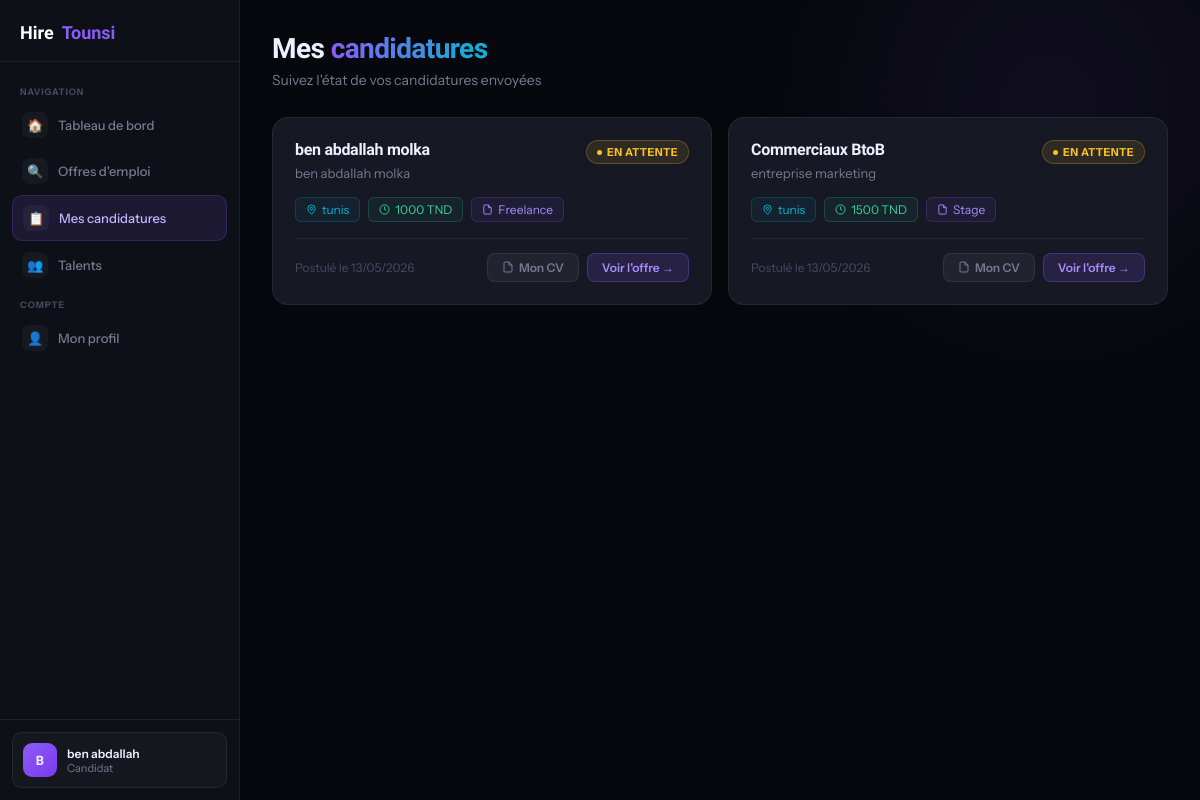
The page /mes_candidatures.php (signed in) on the database its author committed.
### tables this page shows
CREATE TABLE `users` (
  `id` int(11) NOT NULL,
  `name` varchar(100) NOT NULL,
  `email` varchar(150) NOT NULL,
  `password` varchar(255) NOT NULL,
  `created_at` timestamp NOT NULL DEFAULT current_timestamp(),
  `phone` varchar(20) DEFAULT NULL,
  `bio` text DEFAULT NULL,
  `skills` text DEFAULT NULL,
  `cv_path` varchar(255) DEFAULT NULL,
  `avatar_path` varchar(255) DEFAULT NULL,
  `job_title` varchar(100) DEFAULT NULL,
  `role` enum('candidat','recruteur','both','admin') DEFAULT 'candidat',
  `is_recruiter` tinyint(1) DEFAULT 0,
  `profile_photo` varchar(255) DEFAULT NULL,
  `cv` varchar(255) DEFAULT NULL,
  `last_active` timestamp NULL DEFAULT NULL
);

CREATE TABLE `applications` (
  `id` int(11) NOT NULL,
  `user_id` int(11) NOT NULL,
  `job_id` int(11) NOT NULL,
  `cv` varchar(255) DEFAULT NULL,
  `cover_letter` text DEFAULT NULL,
  `has_experience` tinyint(1) DEFAULT 0,
  `experience_years` varchar(20) DEFAULT NULL,
  `availability` varchar(100) DEFAULT NULL,
  `status` varchar(20) DEFAULT 'pending',
  `created_at` timestamp NOT NULL DEFAULT current_timestamp()
);

CREATE TABLE `jobs` (
  `id` int(11) NOT NULL,
  `title` varchar(255) DEFAULT NULL,
  `company` varchar(255) DEFAULT NULL,
  `salary` varchar(100) DEFAULT NULL,
  `salary_max` varchar(100) DEFAULT NULL,
  `city` varchar(100) DEFAULT NULL,
  `description` text DEFAULT NULL,
  `created_at` timestamp NOT NULL DEFAULT current_timestamp(),
  `status` varchar(20) DEFAULT 'pending',
  `user_id` int(11) DEFAULT NULL,
  `contract_type` varchar(50) DEFAULT NULL,
  `category` varchar(100) DEFAULT NULL,
  `experience_level` varchar(100) DEFAULT NULL,
  `recruiter_type` varchar(50) DEFAULT NULL,
  `external_apply` tinyint(1) DEFAULT 0,
  `external_url` text DEFAULT NULL,
  `questions` longtext DEFAULT NULL,
  `company_id` int(11) DEFAULT NULL
);

### mes_candidatures.php (the view, shortened to what this page needs)
<?php
include "config.php";
$userId = $_SESSION["user_id"];
$stmt = $pdo->prepare("
    SELECT
        applications.*,
        jobs.title,
        jobs.company,
        jobs.city,
        jobs.contract_type,
        jobs.salary
    FROM applications
    INNER JOIN jobs ON applications.job_id = jobs.id
    WHERE applications.user_id = ?
    ORDER BY applications.created_at DESC
");
$stmt->execute([$userId]);
$applications = $stmt->fetchAll(PDO::FETCH_ASSOC);
$stmtUser = $pdo->prepare("SELECT * FROM users WHERE id = ?");
$stmtUser->execute([$userId]);
$userData = $stmtUser->fetch();
$userName = htmlspecialchars($userData["name"] ?? 'Utilisateur');
$initials = strtoupper(substr($userName, 0, 1));
?>
<!DOCTYPE html>
<html lang="fr">
<head>
</head>
<body>
<aside class="sidebar">
  <a href="index.html" class="sidebar-logo">Hire<em>Tounsi</em></a>
  <nav class="sidebar-nav">
    <span class="nav-sep">Navigation</span>
    <a href="dashboard.php" class="nav-item">
      <span class="nav-icon">🏠</span> Tableau de bord
    </a>
    <a href="jobs.php" class="nav-item">
      <span class="nav-icon">🔍</span> Offres d'emploi
    </a>
    <a href="mes_candidatures.php" class="nav-item active">
      <span class="nav-icon">📋</span> Mes candidatures
    </a>
    <a href="talents.php" class="nav-item">
      <span class="nav-icon">👥</span> Talents
    </a>
    <span class="nav-sep">Compte</span>
    <a href="profile.php" class="nav-item">
      <span class="nav-icon">👤</span> Mon profil
    </a>
  </nav>
  <div class="sidebar-bottom">
    <div class="user-pill">
      <div class="avatar-sm"><?= $initials ?></div>
      <div class="user-pill-info">
        <div class="upn"><?= $userName ?></div>
        <div class="upr">Candidat</div>
      </div>
    </div>
  </div>
</aside>
<main class="main">
  <div class="page-header">
    <h1>Mes <span>candidatures</span></h1>
    <p>Suivez l'état de vos candidatures envoyées</p>
  </div>
  <div class="grid">
    <?php if (count($applications) > 0): ?>
      <?php foreach($applications as $app):
        $status = $app['status'] ?? 'pending';
        $statusClass = match($status) {
            'pending' => 'status-pending',
            'reviewed', 'seen' => 'status-reviewed',
            'accepted', 'approved' => 'status-accepted',
            'rejected' => 'status-rejected',
            default => 'status-pending'
        };
        $statusLabel = match($status) {
            'pending' => 'En attente',
            'reviewed', 'seen' => 'Vue',
            'accepted', 'approved' => 'Acceptée',
            'rejected' => 'Refusée',
            default => 'En attente'
        };
      ?>
      <div class="card">
        <div class="card-header">
          <div>
            <div class="card-title"><?= htmlspecialchars($app["title"]) ?></div>
            <div class="card-company"><?= htmlspecialchars($app["company"]) ?></div>
          </div>
          <span class="status-badge <?= $statusClass ?>">
            <span class="status-dot"></span><?= $statusLabel ?>
          </span>
        </div>
        <div class="card-meta">
          <?php if (!empty($app['city'])): ?>
          <span class="chip location">
            <svg width="11" height="11" viewBox="0 0 24 24" fill="none" stroke="currentColor" stroke-width="2">
              <path d="M20 10c0 6-8 12-8 12s-8-6-8-12a8 8 0 0 1 16 0Z"/><circle cx="12" cy="10" r="3"/>
            </svg>
            <?= htmlspecialchars($app["city"]) ?>
          </span>
          <?php endif; ?>
          <?php if (!empty($app['salary'])): ?>
          <span class="chip salary">
            <svg width="11" height="11" viewBox="0 0 24 24" fill="none" stroke="currentColor" stroke-width="2">
              <circle cx="12" cy="12" r="10"/><path d="M12 6v6l4 2"/>
            </svg>
            <?= htmlspecialchars($app["salary"]) ?> TND
          </span>
          <?php endif; ?>
          <?php if (!empty($app['contract_type'])): ?>
          <span class="chip contract">
            <svg width="11" height="11" viewBox="0 0 24 24" fill="none" stroke="currentColor" stroke-width="2">
              <path d="M14 2H6a2 2 0 0 0-2 2v16a2 2 0 0 0 2 2h12a2 2 0 0 0 2-2V8z"/><polyline points="14 2 14 8 20 8"/>
            </svg>
            <?= htmlspecialchars($app["contract_type"]) ?>
          </span>
          <?php endif; ?>
        </div>
        <div class="card-footer">
          <span class="card-date">
            Postulé le <?= date("d/m/Y", strtotime($app["created_at"])) ?>
          </span>
          <div style="display:flex;gap:8px;">
            <a href="uploads/<?= htmlspecialchars($app["cv"]) ?>" target="_blank" class="btn-view-cv">
              <svg width="12" height="12" viewBox="0 0 24 24" fill="none" stroke="currentColor" stroke-width="2">
                <path d="M14 2H6a2 2 0 0 0-2 2v16a2 2 0 0 0 2 2h12a2 2 0 0 0 2-2V8z"/><polyline points="14 2 14 8 20 8"/>
              </svg>
              Mon CV
            </a>
            <a href="jobs.php" class="btn-view">Voir l'offre →</a>
          </div>
        </div>
      </div>
      <?php endforeach; ?>
    <?php endif; ?>
  </div>
</main>
</body>
</html>

### rows shown on the page
users: name "B", name "ben abdallah"
applications: job.title "ben abdallah molka", job.company "ben abdallah molka", status "EN ATTENTE", job.city "tunis", job.salary "1000", job.contract_type "Freelance", created_at "13/05/2026"
applications: job.title "Commerciaux BtoB", job.company "entreprise marketing", status "EN ATTENTE", job.city "tunis", job.salary "1500", job.contract_type "Stage", created_at "13/05/2026"
